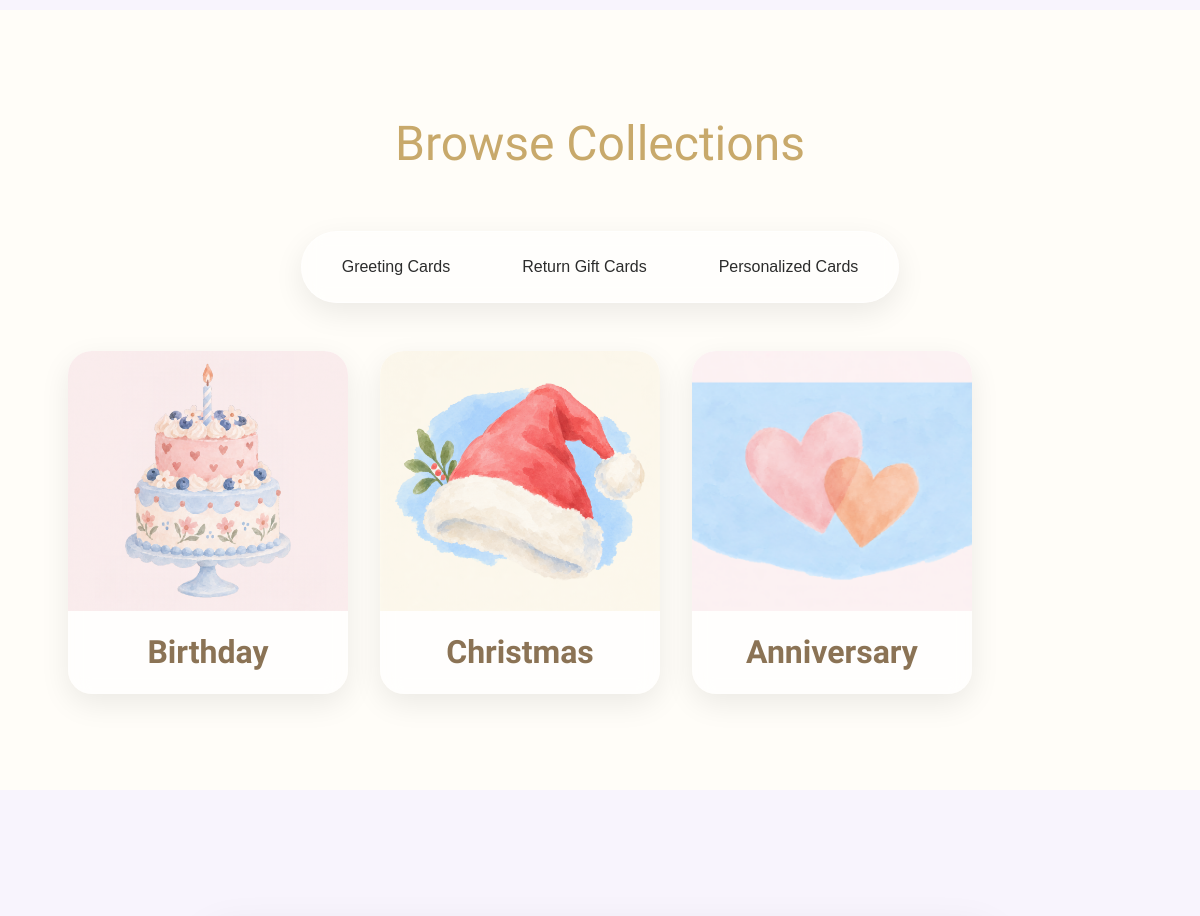
Before: / (middle part) with the older database file.
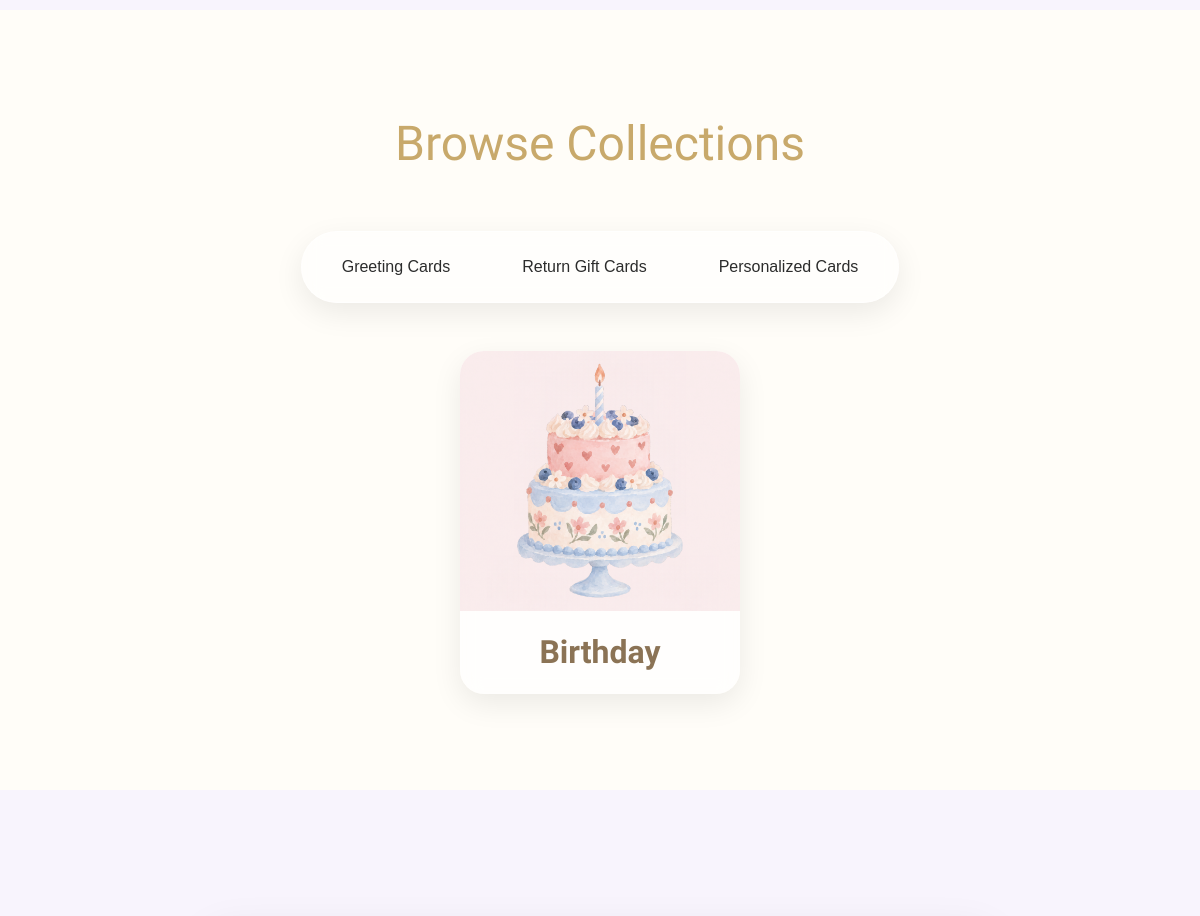
After: the same page with the newer database file.
### models.py (models this page shows)
class Collection(db.Model):
    id = db.Column(db.Integer, primary_key=True)
    name = db.Column(db.String(100), nullable=False)
    category = db.Column(db.String(50), nullable=False)
    cover_photo = db.Column(db.String(255))

### app.py (the view)
@app.route("/")
def home():
    collections = Collection.query.all()
    return render_template("home.html", collections=collections)

### templates/home.html (shortened to what this page needs)
{% extends 'base.html' %}
{% block content %}
<section id="hero">
</section>
<section id="collections">
    <div class="container">
        <h2>Browse Collections</h2>
        <div class="collection-tabs">
            <button class="collection-tab active" data-category="Greeting Cards">
                Greeting Cards
            </button>
            <button class="collection-tab" data-category="Return Gift Cards">
                Return Gift Cards
            </button>
            <button class="collection-tab" data-category="Personalized Cards">
                Personalized Cards
            </button>
        </div>
    </div>
    <div class="collection-grid">
        {% for collection in collections %}
        <a href="{{ url_for('view_collection', collection_name=collection.name) }}" class="collection-link">
            <div class="collection-card" data-category="{{ collection.category }}">
                {% if collection.cover_photo %}
                <img src="{{ url_for('static', filename='uploads/cards/' + collection.cover_photo) }}"
                    alt="{{ collection.name }}">
                {% endif %}
                <h3>{{ collection.name }}</h3>
            </div>
        </a>
        {% endfor %}
    </div>
</section>
<section id="about">
</section>
{% endblock %}

### templates/base.html (shortened to what this page needs)
<!DOCTYPE html>
<html lang="en">
<head>
    <link rel="stylesheet"
      href="https://cdnjs.cloudflare.com/ajax/libs/font-awesome/6.5.2/css/all.min.css">
    <link rel="stylesheet" href="{{ url_for('static', filename='css/style.css') }}">
</head>
<body>
    <main>
        {% block content %}
        {% endblock %}
    </main>
</body>
</html>

### static/css/style.css (style rules this page uses)
* { margin: 0; padding: 0; box-sizing: border-box; }
html { scroll-behavior: smooth; }
body { font-family: 'Inter', sans-serif; color: #2c2c2c; background-color: #faf7f2; line-height: 1.6; }
:root { --cream: #faf7f2; --champagne: #e8dcc8; --taupe: #8b7355; --charcoal: #2c2c2c; --gold: #c8a96b; --white: #ffffff; }
h1, h2, h3, h4 { font-family: 'DM Serif Display'; font-weight: 600; color: var(--charcoal); }
#about h2, #collections h2, #gallery h2, #contact h2 { font-family: 'Allura', cursive; font-size: 3rem; font-weight: normal; color: var(--gold); }
h2 { font-size: 3rem; margin-bottom: 1rem; }
h3 { font-family: 'Allura', cursive; font-size: 2rem; }
a { text-decoration: none; color: inherit; }
.container { width: 90%; max-width: 1200px; margin: 0 auto; }
section { padding: 6rem 0; }
#hero { min-height: 80vh; display: flex; align-items: center; justify-content: center; text-align: center; background: #f8f4fd; }
#about { position: relative; padding: 8rem 0; background: #f8f4fd; }
.collection-tabs { display: flex; justify-content: center; gap: 1rem; background: rgba(255,255,255,0.55); box-shadow: 0 10px 30px rgba(0,0,0,.08); border: 1px solid rgba(255,255,255,.5); backdrop-filter: blur(10px); padding: 12px; border-radius: 60px; width: fit-content; margin: 2rem auto; }
.collection-tab { border: none; background: transparent; padding: 14px 28px; border-radius: 40px; font-size: 1rem; cursor: pointer; color: var(--charcoal); transition: 0.3s; }
#collections { background: #fffdf8; }
#collections h2 { text-align: center; margin-bottom: 3rem; }
.collection-grid { display: flex; flex-wrap: wrap; justify-content: center; gap: 2rem; margin-top: 3rem; }
.collection-card { width: 280px; min-width: 280px; background: rgba(255,255,255,.65); backdrop-filter: blur(10px); border-radius: 24px; overflow: hidden; box-shadow: 0 10px 30px rgba(0,0,0,.08); transition: all .35s ease; cursor: pointer; }
.collection-card img { width: 100%; height: 260px; object-fit: cover; display: block; transition: transform .4s ease; }
.collection-card h3 { min-height: 60px; display: flex; justify-content: center; text-align: center; padding: 1rem; color: var(--taupe); margin: 0; }
.collection-link { display: block; text-decoration: none; color: inherit; }
button { background: #8b7355; color: white; border: none; padding: 12px 24px; border-radius: 8px; cursor: pointer; }

Changed rows visible on the page:
removed Collection: cover_photo (picture), name "Christmas"
removed Collection: cover_photo (picture), name "Anniversary"
